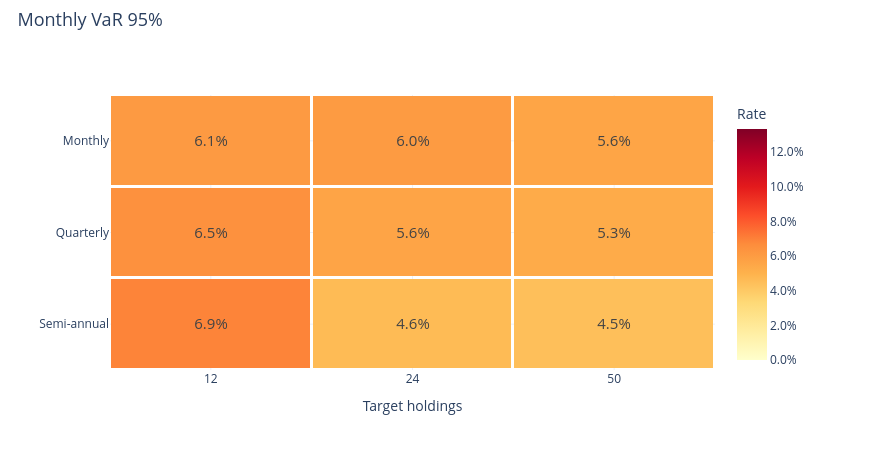

The notebook cell saved with this chart:
### Markdown cell above
### Monthly 95% VaR

### Code cell
research.heatmap('monthly_var_95')

### Figure 1 — Plotly figure (JSON) as saved in the notebook; plotly's stock layout.template omitted (floating-point values rounded to 4 significant figures)
{"data": [{"colorbar": {"tickformat": ".1%", "title": {"text": "Rate"}}, "colorscale": [[0.0, "rgb(255,255,204)"], [0.125, "rgb(255,237,160)"], [0.25, "rgb(254,217,118)"], [0.375, "rgb(254,178,76)"], [0.5, "rgb(253,141,60)"], [0.625, "rgb(252,78,42)"], [0.75, "rgb(227,26,28)"], [0.875, "rgb(189,0,38)"], [1.0, "rgb(128,0,38)"]], "text": [["6.1%", "6.0%", "5.6%"], ["6.5%", "5.6%", "5.3%"], ["6.9%", "4.6%", "4.5%"]], "textfont": {"size": 15}, "texttemplate": "%{text}", "type": "heatmap", "x": ["12", "24", "50"], "xgap": 3, "y": ["Monthly", "Quarterly", "Semi-annual"], "ygap": 3, "z": [[0.06096, 0.06044, 0.05593], [0.06477, 0.05631, 0.05323], [0.06916, 0.04637, 0.04464]], "zmax": 0.1334, "zmin": 0.0}], "layout": {"height": 450, "hovermode": "closest", "legend": {"font": {"size": 12}, "itemclick": "toggle", "itemdoubleclick": "toggleothers", "x": 1.025, "y": 1}, "margin": {"b": 80, "l": 110, "r": 155, "t": 95}, "title": {"font": {"size": 18}, "text": "Monthly VaR 95%", "x": 0.02, "y": 0.97}, "width": 870, "xaxis": {"title": {"text": "Target holdings"}}, "yaxis": {"autorange": "reversed"}}}
